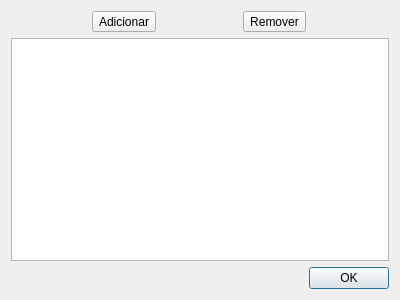
<?xml version="1.0" encoding="UTF-8"?>
<ui version="4.0">
 <class>EditLinksDialog</class>
 <widget class="QDialog" name="EditLinksDialog">
  <property name="geometry">
   <rect>
    <x>0</x>
    <y>0</y>
    <width>400</width>
    <height>300</height>
   </rect>
  </property>
  <property name="windowTitle">
   <string>Dialog</string>
  </property>
  <layout class="QVBoxLayout" name="verticalLayout">
   <item>
    <layout class="QHBoxLayout" name="horizontalLayout">
     <item>
      <widget class="QToolButton" name="addLinkButton">
       <property name="text">
        <string>Adicionar</string>
       </property>
      </widget>
     </item>
     <item>
      <widget class="QToolButton" name="removeLinkButton">
       <property name="text">
        <string>Remover</string>
       </property>
      </widget>
     </item>
    </layout>
   </item>
   <item>
    <widget class="QTreeView" name="linksView"/>
   </item>
   <item>
    <widget class="QDialogButtonBox" name="buttonBox">
     <property name="orientation">
      <enum>Qt::Horizontal</enum>
     </property>
     <property name="standardButtons">
      <set>QDialogButtonBox::Ok</set>
     </property>
    </widget>
   </item>
  </layout>
 </widget>
 <resources/>
 <connections>
  <connection>
   <sender>buttonBox</sender>
   <signal>accepted()</signal>
   <receiver>EditLinksDialog</receiver>
   <slot>accept()</slot>
   <hints>
    <hint type="sourcelabel">
     <x>248</x>
     <y>254</y>
    </hint>
    <hint type="destinationlabel">
     <x>157</x>
     <y>274</y>
    </hint>
   </hints>
  </connection>
  <connection>
   <sender>buttonBox</sender>
   <signal>rejected()</signal>
   <receiver>EditLinksDialog</receiver>
   <slot>reject()</slot>
   <hints>
    <hint type="sourcelabel">
     <x>316</x>
     <y>260</y>
    </hint>
    <hint type="destinationlabel">
     <x>286</x>
     <y>274</y>
    </hint>
   </hints>
  </connection>
 </connections>
</ui>
